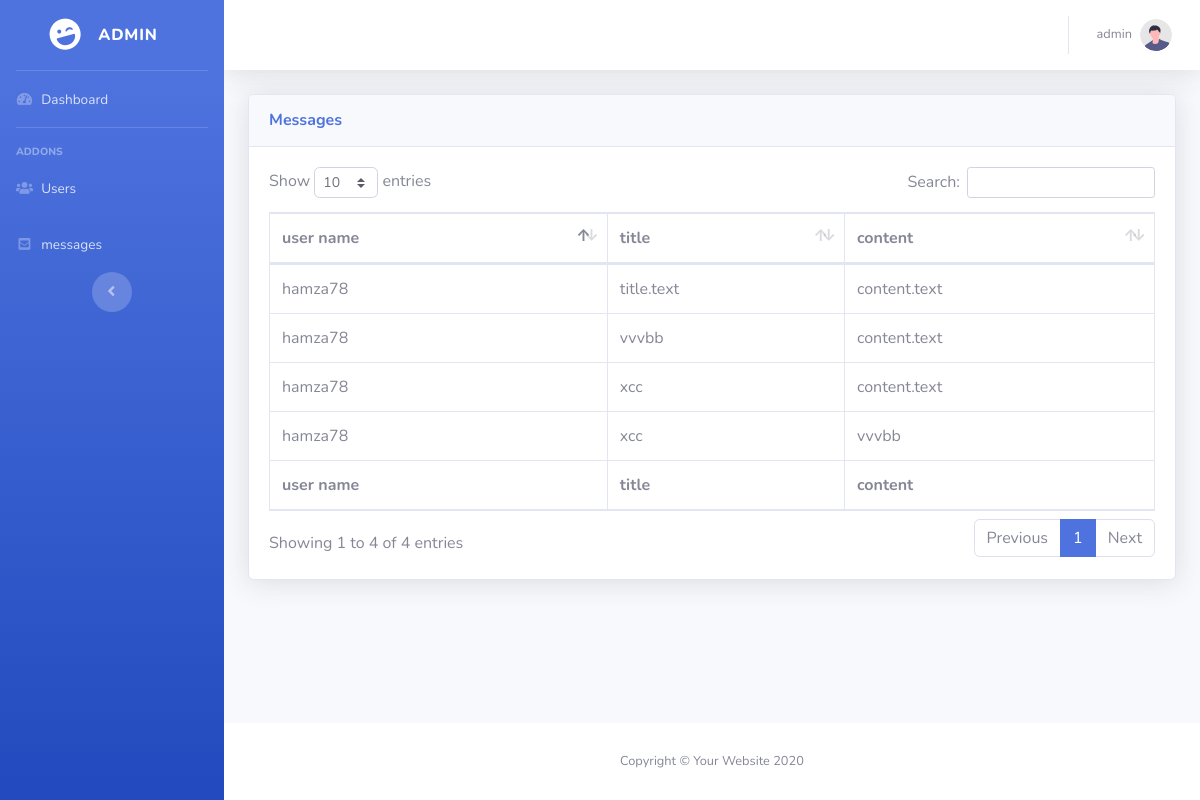
Screenshot of /messages.php (signed in) with the database file from the repository.
### tables this page shows
CREATE TABLE `messages` (
  `id` int(255) NOT NULL,
  `userId` int(255) NOT NULL,
  `title` varchar(255) NOT NULL,
  `content` varchar(255) NOT NULL
);

CREATE TABLE `users` (
  `id` int(11) NOT NULL,
  `name` varchar(255) NOT NULL,
  `email` varchar(255) NOT NULL,
  `phone` int(11) NOT NULL,
  `password` varchar(255) NOT NULL
);

### messages.php (the view, shortened to what this page needs)
<?php
  if (isset($_SESSION['email'])) {
    $servername = "localhost";
    $username = "root";
    $password = "";
    $dbname = "flutter";
    $conn = new mysqli($servername, $username, $password, $dbname);
$sql='select * from messages m join users u on m.userId=u.id ';
    $result = $conn->query($sql);
  ?>
<!DOCTYPE html>
<html lang="en">
<head>
    <link href="vendor/fontawesome-free/css/all.min.css" rel="stylesheet" type="text/css">
    <link href="css/sb-admin-2.min.css" rel="stylesheet">
    <link href="vendor/datatables/dataTables.bootstrap4.min.css" rel="stylesheet">
</head>
<body id="page-top">
    <div id="wrapper">
        <ul class="navbar-nav bg-gradient-primary sidebar sidebar-dark accordion" id="accordionSidebar">
            <a class="sidebar-brand d-flex align-items-center justify-content-center" href="index.php">
                <div class="sidebar-brand-icon rotate-n-15">
                    <i class="fas fa-laugh-wink"></i>
                </div>
                <div class="sidebar-brand-text mx-3">Admin </div>
            </a>
            <hr class="sidebar-divider my-0">
            <li class="nav-item">
                <a class="nav-link" href="index.php">
                    <i class="fas fa-fw fa-tachometer-alt"></i>
                    <span>Dashboard</span></a>
            </li>
            <hr class="sidebar-divider">
            <div class="sidebar-heading">
                Addons
            </div>
            <li class="nav-item">
    <a class="nav-link" href="users.php">
        <i class="fas fa-fw fa-users"></i>
        <span>Users</span></a>
</li>
<li class="nav-item">
    <a class="nav-link" href="users.php">
        <i class="fas fa-fw fa-envelope-square"></i>
        <span>messages</span></a>
</li>
            <div class="text-center d-none d-md-inline">
                <button class="rounded-circle border-0" id="sidebarToggle"></button>
            </div>
        </ul>
        <div id="content-wrapper" class="d-flex flex-column">
            <div id="content">
                    <nav class="navbar navbar-expand navbar-light bg-white topbar mb-4 static-top shadow">
<ul class="navbar-nav ml-auto">
    <li class="nav-item dropdown no-arrow">
        <a class="nav-link dropdown-toggle" href="#" id="userDropdown" role="button"
            data-toggle="dropdown" aria-haspopup="true" aria-expanded="false">
            <span class="mr-2 d-none d-lg-inline text-gray-600 small"><?php
echo($_SESSION['name']);
?>
            </span>
            <img class="img-profile rounded-circle"
                src="img/undraw_profile.svg">
        </a>
    </li>
</ul>
</nav>
                <div class="container-fluid">
                    <div class="card shadow mb-4">
                        <div class="card-header py-3">
                            <h6 class="m-0 font-weight-bold text-primary">Messages</h6>
                        </div>
                        <div class="card-body">
                            <div class="table-responsive">
                                <table class="table table-bordered" id="dataTable" width="100%" cellspacing="0">
                                    <thead>
                                        <tr>
                                            <th>user name</th>
                                            <th>title</th>
                                            <th>content</th>
                                        </tr>
                                    </thead>
                                    <tfoot>
                                        <tr>
                                        <th>user name</th>
                                            <th>title</th>
                                            <th>content</th>
                                        </tr>
                                    </tfoot>
                                    <tbody>
                                            <?php
while($row = $result->fetch_assoc()) {
    echo "<td>".$row["name"]."</td>";
    echo "<td>".$row["title"]."</td>";
    echo "<td>".$row["content"]."</td>";
   }
                                            ?>
                                    </tbody>
                                </table>
                            </div>
                        </div>
                    </div>
                </div>
            </div>
            <footer class="sticky-footer bg-white">
                <div class="container my-auto">
                    <div class="copyright text-center my-auto">
                        <span>Copyright &copy; Your Website 2020</span>
                    </div>
                </div>
            </footer>
        </div>
    </div>
</body>
</html>
<?php
}
else{
    header('Location: login.php');
}
?>

### rows the page displays
messages: userId.name "hamza78", title "title.text", content "content.text"
messages: userId.name "hamza78", title "vvvbb", content "content.text"
messages: userId.name "hamza78", title "xcc", content "content.text"
messages: userId.name "hamza78", title "xcc", content "vvvbb"

### other values shown
$_SESSION['name'] "admin"
